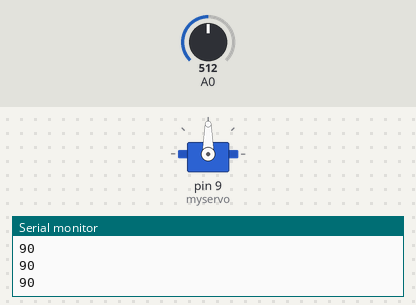
Bench run of a sketch on a simulated Arduino Uno, built with avr-gcc and run on an emulated ATmega328P. Shown: servo, the last lines printed to the serial monitor. The test bench sets the inputs (shaded band); at power-on: A0 = 512.

Above: at 1.2 s.
1.3 s: A0 set to 526
2.8 s: A0 set to 545
At 3.38 s:
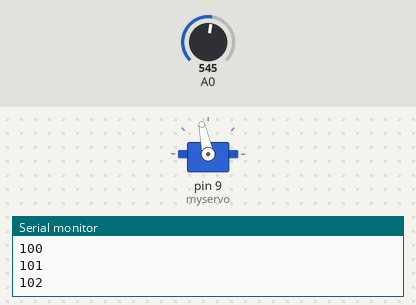
At 4.29 s:
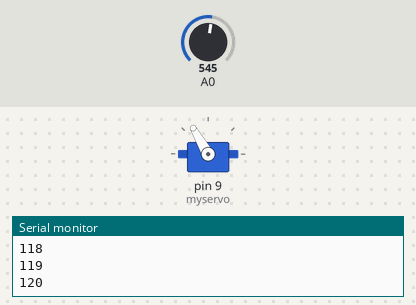
5.8 s: A0 set to 306
8.8 s: A0 set to 900
At 10.2 s:
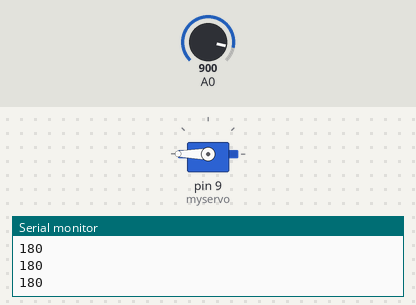
Timing chart, 0 to 11.8 s (numbered marks = the images above; inputs shaded):
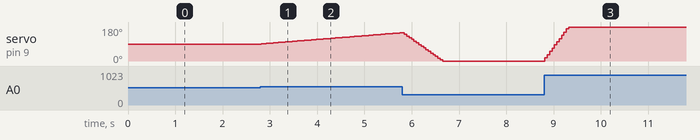

Measured:
- the behaviour switches between 534 and 535 on A0 (found by bisection; images 0 and 1)
- after the input at 2.8 s, servo on pin 9 (myservo): moves from 90° to 150° over 3.0 s, starting at once
- after the input at 8.8 s, servo on pin 9 (myservo): moves from 0° to 180° over 0.50 s, starting at once

The sketch:

_00___joystick_mt_servo2.ino
```cpp
#include <Servo.h>

// Servo keert NIET terug naar originele positie bij loslaten joystick!

int valueX = 0;
int servoX = 0;
int valueY = 0;
int servoY = 0;
Servo myservo;

void setup(){
  Serial.begin(9600);
  myservo.attach(9);
}

void loop(){
  valueX = analogRead(0);
  if(valueX != 507 && valueX != 508){
  servoX = map(valueX, 0, 1023, 0, 180);
  int temp = myservo.read();
  int temp2 = temp + (servoX - 90)/4;
  if(temp2 >= 180){
   myservo.write(180);
   Serial.println(180);
  }
  if(temp2 <= 0){
   myservo.write(0);
   Serial.println(0);
  }
  if(temp2 > 0 && temp2 < 180){
  myservo.write(temp2);
  Serial.println(temp2);
  }
  }
  delay(50);
}
```
